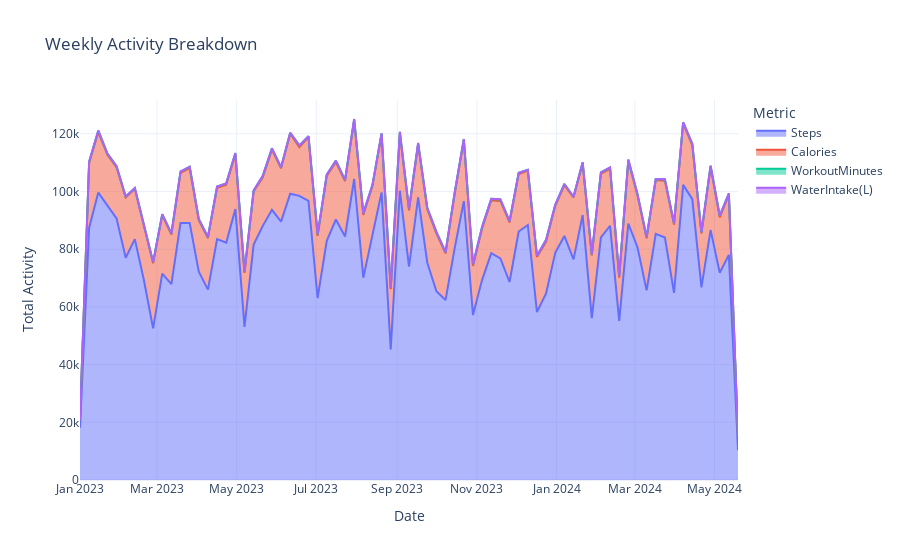

This figure's notebook cell:
### Markdown cell above
#### Ques -> How do activity pattern evolve across time?

### Code cell
weekly = df.set_index("Date").resample("W").sum().reset_index()
metrics = ["Steps","Calories","WorkoutMinutes","WaterIntake(L)"]

fig = px.area(
    weekly,
    x="Date",
    y = metrics,
    title= "Weekly Activity Breakdown",
    labels={"value":"Total Activity","Date":"Week"},
)
fig.update_layout(
    xaxis_title="Date",
    yaxis_title="Total Activity",
    legend_title="Metric",
    template="plotly_white"
)
fig.show()
